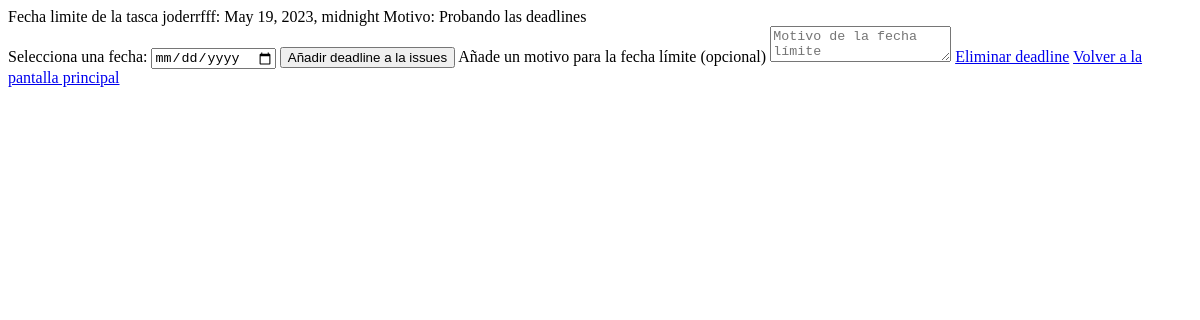
The page /pantallaAddDeadline/8/ on the database as committed earlier.
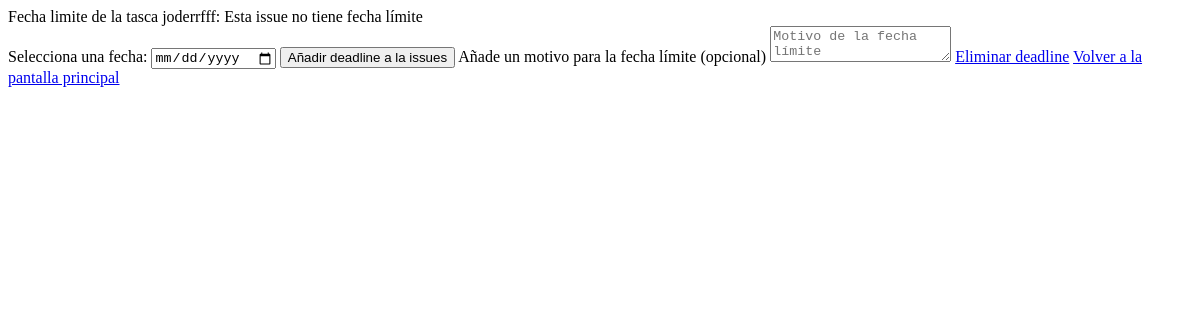
The same page on the database as committed later.
### polls/models.py (models this page shows, shortened)
class Issue(models.Model):
    id = models.AutoField(primary_key=True)
    asunto = models.CharField(max_length=50, default='')
    descripcion = models.CharField(max_length=200, default='')
    creador = models.ForeignKey(User, on_delete=models.CASCADE, related_name='issues_creadas')
    associat = models.ForeignKey(User, on_delete=models.CASCADE, related_name='issues_associado', null=True)
    vigilant = models.ManyToManyField(User, related_name='issues_vigiladas')
    deleted = models.BooleanField(default=False)
    asignada = models.ForeignKey(User, on_delete=models.CASCADE, related_name='issues_asignadas', null=True)
    blocked = models.BooleanField(default=False, null=True)
    reason_blocked = models.CharField(max_length=200, default='', null=True)
    deadline = models.DateTimeField(null=True)
    prioridad = models.CharField(max_length=100, default=None, null=True)
    status = models.CharField(max_length=100, default=None, null=True)

class Deadline(models.Model):
    id = models.AutoField(primary_key=True)
    issue = models.ForeignKey(Issue, on_delete=models.CASCADE, related_name='deadlines')
    deadline = models.DateTimeField()
    motivo = models.CharField(max_length=200, default='')

### polls/views/issue_viewset.py (the view)
# urls.py: path('pantallaAddDeadline/<int:idIssue>/', issue_viewset.pantallaAddDeadline, name='pantallaAñadirDeadline'),
def pantallaAddDeadline(request, idIssue):
    issue = Issue.objects.get(id=idIssue)
    motivo = ""
    if issue.deadline is not None:
        deadline = Deadline.objects.get(issue_id=idIssue)
        motivo = deadline.motivo
    return render(request, 'form_addDeadline.html', {'error' : "", 'issue' : issue, 'motivo' : motivo})

### polls/templates/form_addDeadline.html (shortened to what this page needs)
<div>
    Fecha limite de la tasca {{issue.asunto}}: {% if issue.deadline %} {{ issue.deadline }} Motivo: {{motivo}} {% else %} Esta issue no tiene fecha límite {% endif %}
</div>
<form action="{% url 'añadirDeadline' issue.id %}" method="POST">
    <label for="fecha">Selecciona una fecha:</label>
    <input type="date" id="fecha" name="fecha">
    <input type="submit" value="Añadir deadline a la issues">
    <a>
        Añade un motivo para la fecha límite (opcional)
        <textarea name="motivo" placeholder="Motivo de la fecha límite"></textarea>
    </a>
    <a href="{% url 'eliminarDeadline' issue.id %}">Eliminar deadline</a>
    <a href="{% url 'mostrarIssue' issue.id %}">Volver a la pantalla principal</a>
</form>

Rows that differ between the two databases and show on the page:
removed Deadline: motivo "Probando las deadlines"
changed Issue "joderrfff": deadline "May 19, 2023, midnight" → (not shown)
Other text that changed with them:
text no longer shown: "Motivo:"
text now shown: "Esta issue no tiene fecha límite"
